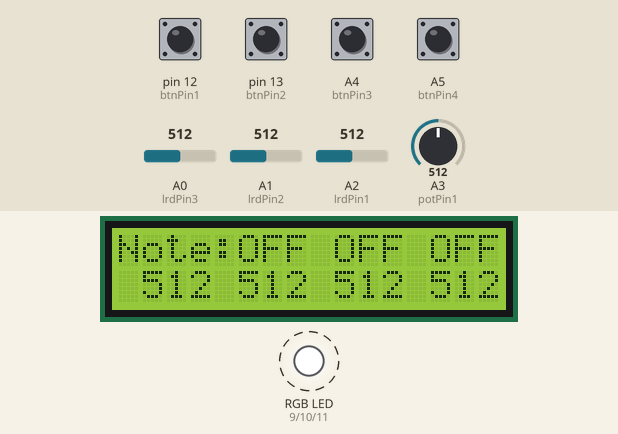
A sketch run on a simulated Arduino Uno, built with avr-gcc and run on an emulated ATmega328P. On the bench: 16×2 character LCD, an RGB LED mixed from three pins (HIGH = lit). Dashed ring = blinking. Inputs (shaded band) come from the test bench; at power-on: A4 (btnPin3), A5 (btnPin4), pin 12 (btnPin1), pin 13 (btnPin2) LOW, A0 (lrdPin3) = 512, A1 (lrdPin2) = 512, A2 (lrdPin1) = 512, A3 (potPin1) = 512. Dim RGB values are drawn brighter than linear; MIDI output is not drawn.

Above: at 1.67 s.
2.3 s: pin 12 (btnPin1) pulled HIGH for 1 s
At 2.88 s:
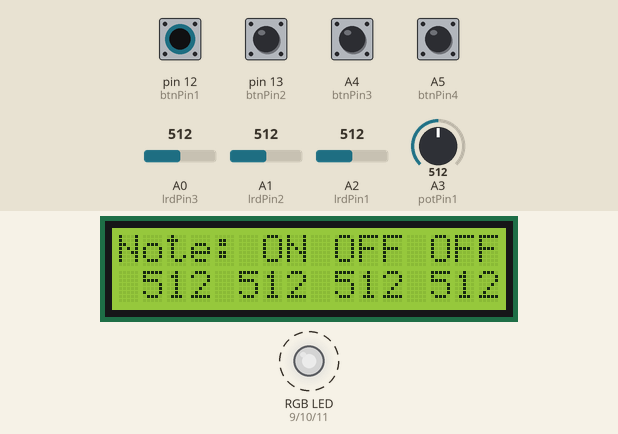
5.3 s: pin 13 (btnPin2) pulled HIGH for 1 s
At 6.11 s:
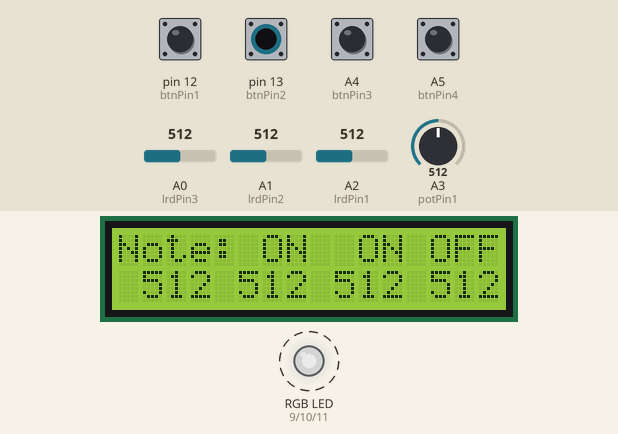
8.6 s: A4 (btnPin3) pulled HIGH for 1 s
At 9.33 s:
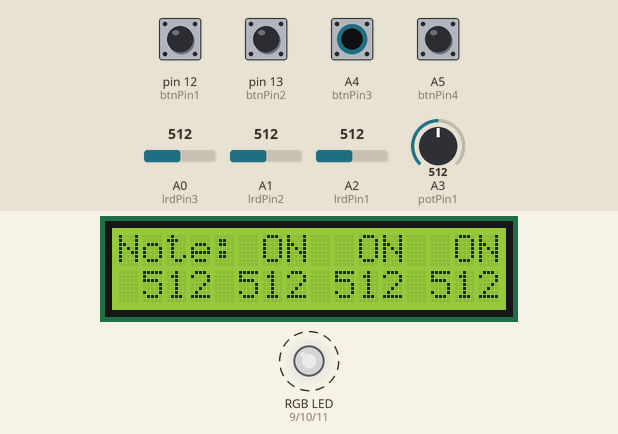
11.8 s: pin 12 (btnPin1) pulled HIGH for 1 s
At 12.56 s:
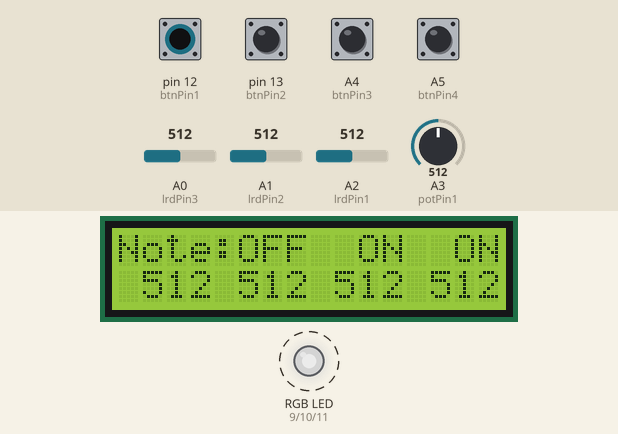
15.0 s: pin 13 (btnPin2) pulled HIGH for 1 s
At 15.78 s:
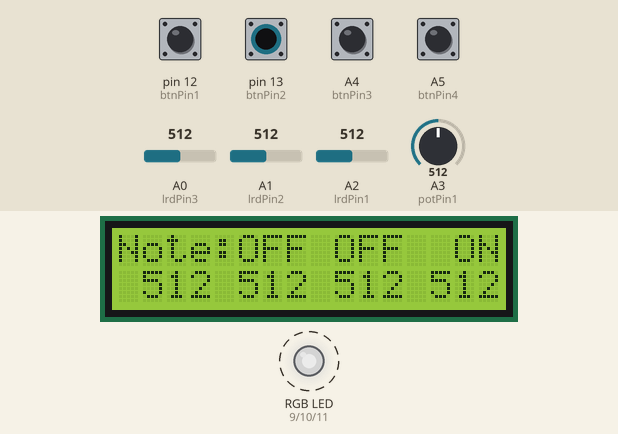
18.2 s: A0 (lrdPin3) set to 306
At 19.01 s:
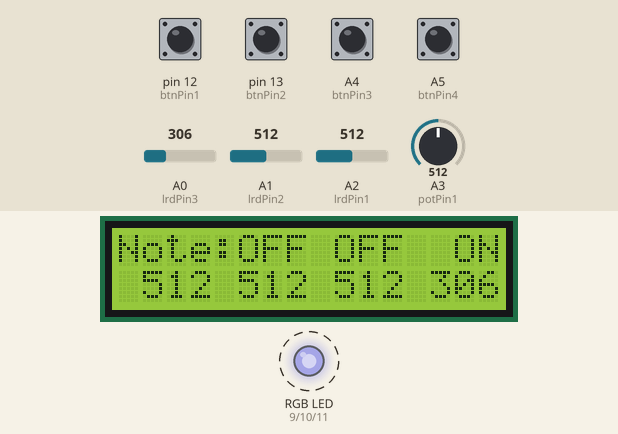
Timing chart, 0 to 22.9 s (numbered marks = the images above; inputs shaded):
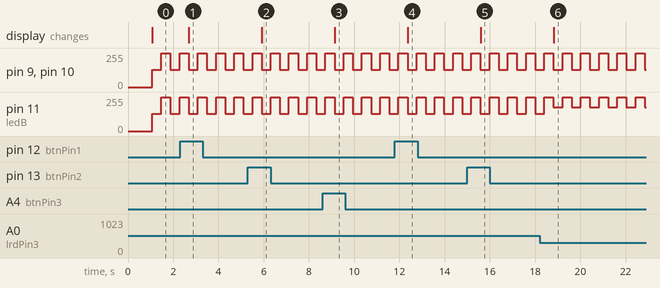

The sketch:

MIDIInstrument.ino
```cpp
/*
  Sound and Technology Workshop
  Session2
  2015-05-02
  Public Domain

  This script is a MIDI instrument.
  Btn 1,2,3 turn on the 3 notes.
  Pot adjusts the speed
  4th button is mute
  Code and PCB layout on http://morgan.isnot.in/CMHK/ElectronicsWorkshop

*/
#include <LiquidCrystal.h>
#include <MIDI.h>

//Create the MIDI instrument
MIDI_CREATE_DEFAULT_INSTANCE();

//Hold the LED pins
const int ledR = 9;         // the pin that the Red LED is attached to
const int ledG = 10;        // the pin that the Green LED is attached to
const int ledB = 11;        // the pin that the Blue LED is attached to

//Hold data for buttons
int btn1, btn2, btn3, btn4;
bool btnStatus1 = false;
bool btnStatus2 = false;
bool btnStatus3 = false;
bool btnStatus4 = false;
const int btnPin1 = 12;
const int btnPin2 = 13;
const int btnPin3 = A4;
const int btnPin4 = A5;

//Hold data for LRD
int lrd1, lrd2, lrd3;
const int lrdPin1 = A2;
const int lrdPin2 = A1;
const int lrdPin3 = A0;

//Hold data for Potentiometer
int pot1;
const int potPin1 = A3;

//Hold the LCD pins
LiquidCrystal lcd(2, 3, 4, 5, 6 , 7);

//Setup
void setup() {
  //Setup the MIDI Instrument
  MIDI.begin(4);          // Launch MIDI and listen to channel 4
  Serial.begin(115200);   // Setup the MIDI Instrument on Serial

  //Setup the button pins as INPUT
  pinMode(btnPin1, INPUT);
  pinMode(btnPin2, INPUT);
  pinMode(btnPin3, INPUT);
  pinMode(btnPin4, INPUT);

  //Setup the LED pins as OUTPUT
  pinMode(ledR, OUTPUT);
  pinMode(ledG, OUTPUT);
  pinMode(ledB, OUTPUT);

  //Setup the LCD
  lcd.begin(16, 2);            //16 characters on 2 lines
  lcd.print("Hello CMHK :)");  //say hello
  lcd.setCursor(0,1);
  lcd.print("MIDI Instrument");    //Name of this script
  delay(1000);                     //Give us enough time to say hello
  lcd.clear();
}

//The loop
void loop() {
  // Read the values of the buttons
  btn1 = digitalRead(btnPin1);
  btn2 = digitalRead(btnPin2);
  btn3 = digitalRead(btnPin3);
  btn4 = digitalRead(btnPin4);

  // Actions for button presses
  if (btn1){
    //Flip the button status
    btnStatus1 = !btnStatus1;
  }
  if (btn2){
    //Flip the button status
    btnStatus2 = !btnStatus2;
  }
  if (btn3){
    //Flip the button status
    btnStatus3 = !btnStatus3;
  }
  if (btn4){
    // Mute Everything
    btnStatus1 = false;
    btnStatus2 = false;
    btnStatus3 = false;
  }

  // Read the values of the Light Resistive Diodes
  lrd1 = analogRead(lrdPin1);
  lrd2 = analogRead(lrdPin2);
  lrd3 = analogRead(lrdPin3);

  // Read the values of the Potentiometer
  pot1 = analogRead(potPin1);

  // set the brightness of RGB LED
  analogWrite(ledR, map(lrd1,0,1024,255,0));
  analogWrite(ledG, map(lrd2,0,1024,255,0));
  analogWrite(ledB, map(lrd3,0,1024,255,0));

  //Display Status on LCD
  displayOnLCD();

  //Play Midi Notes
  if (btnStatus1){
    MIDI.sendNoteOn(map(lrd1,0,1024, 30, 100),125,1);  // Send a Note scaled from 0-1024 to 30-100, 125 velocity on channel 1
  }
  if (btnStatus2){
    MIDI.sendNoteOn(map(lrd2,0,1024, 30, 100),125,2);  // Send a Note scaled from 0-1024 to 30-100, 125 velocity on channel 2
  }
  if (btnStatus3){
    MIDI.sendNoteOn(map(lrd3,0,1024, 30, 100),125,3);  // Send a Note scaled from 0-1024 to 30-100, 125 velocity on channel 3
  }
  delay(map(pot1,0,1024, 0, 800));		        // Wait for delay based on pot

  // Turn Off LED
  analogWrite(ledR, 255);
  analogWrite(ledG, 255);
  analogWrite(ledB, 255);

  if (btnStatus1){
    MIDI.sendNoteOff(map(lrd1,0,1024, 30, 100),0,1);   // Stop the note
  }
  if (btnStatus2){
  MIDI.sendNoteOff(map(lrd2,0,1024, 30, 100),0,2);   // Stop the note
  }
  if (btnStatus3){
  MIDI.sendNoteOff(map(lrd3,0,1024, 30, 100),0,3);   // Stop the note
  }

  //Delay the loop
  delay(map(pot1,0,1024, 0, 800));

} // End of the Loop


void displayOnLCD(){
  // Display the values of buttons
  lcd.setCursor (0,0);
  lcd.print("Note:"); // Note the extra spaces to erase other text

  lcd.setCursor (5,0);
  if(btnStatus1){
    lcd.print(" ON");
  }else{
    lcd.print("OFF");
  }

  lcd.setCursor (9,0);
  if(btnStatus2){
    lcd.print(" ON");
  }else{
    lcd.print("OFF");
  }

  lcd.setCursor (13,0);
  if(btnStatus3){
    lcd.print(" ON");
  }else{
    lcd.print("OFF");
  }

  // Display the values of LRD
  lcd.setCursor (5,1);
  if (lrd1 < 100) lcd.print(" ");     // If the number is smaller than 100 we add a space
  if (lrd1 < 10) lcd.print(" ");      // If the number is smaller than 10 we add a space
  lcd.print(lrd1);

  lcd.setCursor (9,1);
  if (lrd2 < 100) lcd.print(" ");     // If the number is smaller than 100 we add a space
  if (lrd2 < 10) lcd.print(" ");      // If the number is smaller than 10 we add a space
  lcd.print(lrd2);

  lcd.setCursor (13,1);
  if (lrd3 < 100) lcd.print(" ");     // If the number is smaller than 100 we add a space
  if (lrd3 < 10) lcd.print(" ");      // If the number is smaller than 10 we add a space
  lcd.print(lrd3);

  // Display the values of potentiometer
  lcd.setCursor (0,1);
  if (pot1 < 1000) lcd.print(" ");    // If the number is smaller than 1000 we add a space
  if (pot1 < 100) lcd.print(" ");     // If the number is smaller than 100 we add a space
  if (pot1 < 10) lcd.print(" ");      // If the number is smaller than 10 we add a space
  lcd.print(pot1);

}
```

Measured:
- after the input at 2.3 s, the display: changes after 0.39 s (image 1)
- after the input at 5.3 s, the display: changes after 0.61 s (image 2)
- after the input at 8.6 s, the display: changes after 0.54 s (image 3)
- after the input at 11.8 s, the display: changes after 0.56 s (image 4)
- after the input at 15.0 s, the display: changes after 0.59 s (image 5)
- after the input at 18.2 s, the display: changes after 0.61 s (image 6)
- by itself, pin 9 (ledR), pin 10 (ledG): alternates 255/255 for 0.40 s and 128/255 for 0.41 s
- by itself, pin 11 (ledB): alternates 255/255 for 0.40 s and 179/255 for 0.41 s
